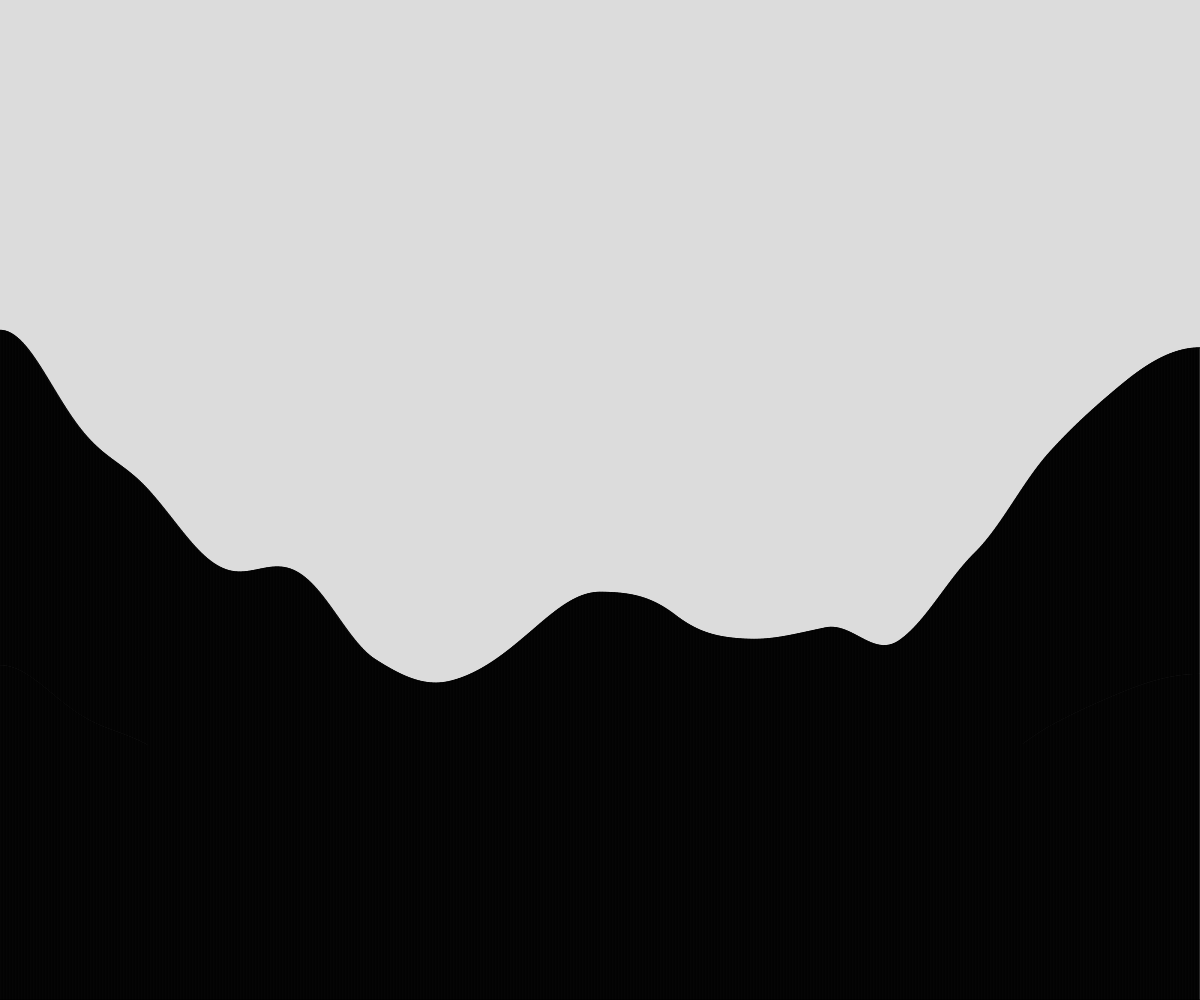
Frame 1 (no input)
Frame 60 (no input): identical to frame 1, image omitted
Frame 120 (the mouse pressed at the canvas centre since frame 60): identical to frame 1, image omitted

The p5.js sketch that drew this single still picture (run headless with seeded random() and noise() and a simulated clock; from frame 60 on, the mouse is pressed at the canvas centre):

// p5.js sketch
// ── sketch.js
// Terrain Generation
// Cherry
// October 7 ,2024
//


let terrain = [];
const NUMBER_OF_RECTS = 2000;

function setup() {
  createCanvas(windowWidth, windowHeight);
  let howWide  = width/ NUMBER_OF_RECTS;
  generateTerrain(howWide);
}

function draw() {
  background(220);

  for(let someRect of terrain){
    rect(someRect.x, someRect.y, someRect.w, someRect.h);
  }
}

function generateTerrain(theWidth){
  let time  = 0;
  let deltaTime = 0.001;
  for (let x  = 0; x < width; x += theWidth){
    let theHeight = noise(time)*height;
    let someRect = spawnRectangle(x, theHeight, theWidth);
    terrain.push(someRect);
    time += deltaTime;
  }

}

function spawnRectangle(leftSide, rectHeight, rectWidth){
  let theRect = {
    x: leftSide,
    y: height - rectHeight,
    w: rectWidth,
    h: rectHeight,
  } ;
  return theRect;
}
